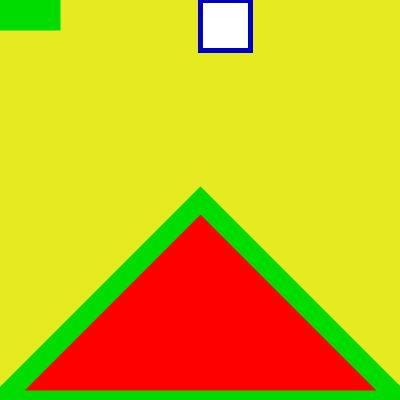
Frame 1 (no input)
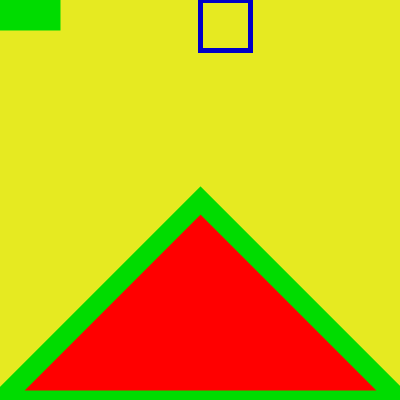
Frame 60 (the mouse pressed at the canvas centre just before this capture)
Frame 120 (the mouse held since frame 60 and released just before this capture): identical to frame 60, image omitted

The Processing sketch that drew these frames (run headless with seeded random() and noise(); from frame 60 on, the mouse is pressed at the canvas centre):

// Processing sketch: dibujo_2
// ── dibujo_2.pde
void setup(){
  size(400,400);
}

void draw(){
  background(#E6EA21);
  
  stroke(0,0,200);
  strokeWeight(5);
  rect(200,0,50,50);
  
  fill(255,0,0);
  stroke(0,220,0);
  strokeWeight(20);
  triangle(0,400,200,200, 400, 400);
  
  noFill();
  rect(0,0,50,20);
}
